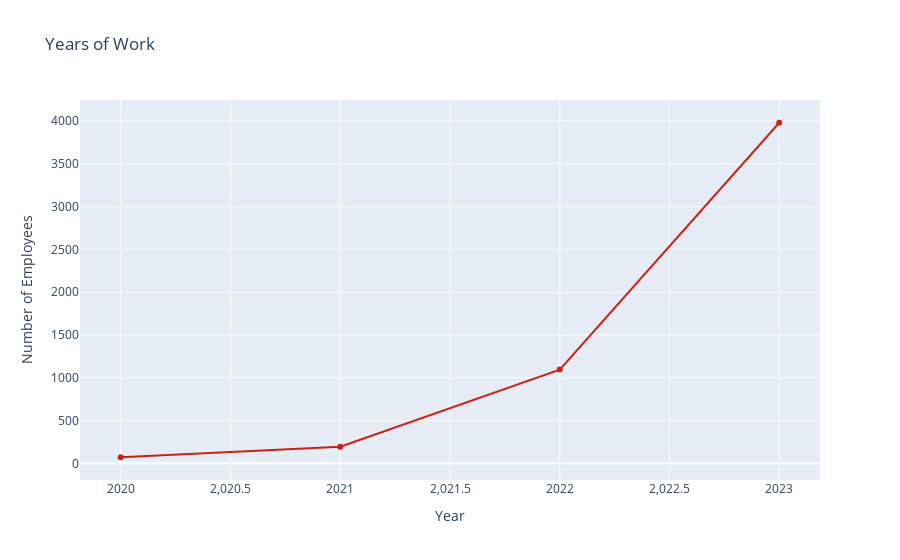

Write notebook code for a chart like this one.
### Code cell
iplot(px.line(x = df['work_year'].value_counts().index,
              y = df['work_year'].value_counts().values,
              markers=True,
              labels={'x':'Year','y':'Number of Employees'},
              title='Years of Work',
              line_shape="linear",
              color_discrete_sequence=['#cc2114']
              ))

### Figure 1 — Plotly figure (JSON) as saved in the notebook; plotly's stock layout.template omitted (floating-point values rounded to 4 significant figures)
{"data": [{"hovertemplate": "Year=%{x}<br>Number of Employees=%{y}<extra></extra>", "legendgroup": "", "line": {"color": "#cc2114", "dash": "solid", "shape": "linear"}, "marker": {"symbol": "circle"}, "mode": "lines+markers", "name": "", "orientation": "v", "showlegend": false, "type": "scatter", "x": [2023, 2022, 2021, 2020], "xaxis": "x", "y": [3980, 1095, 195, 71], "yaxis": "y"}], "layout": {"legend": {"tracegroupgap": 0}, "title": {"text": "Years of Work"}, "xaxis": {"anchor": "y", "domain": [0, 1], "title": {"text": "Year"}}, "yaxis": {"anchor": "x", "domain": [0, 1], "title": {"text": "Number of Employees"}}}}
